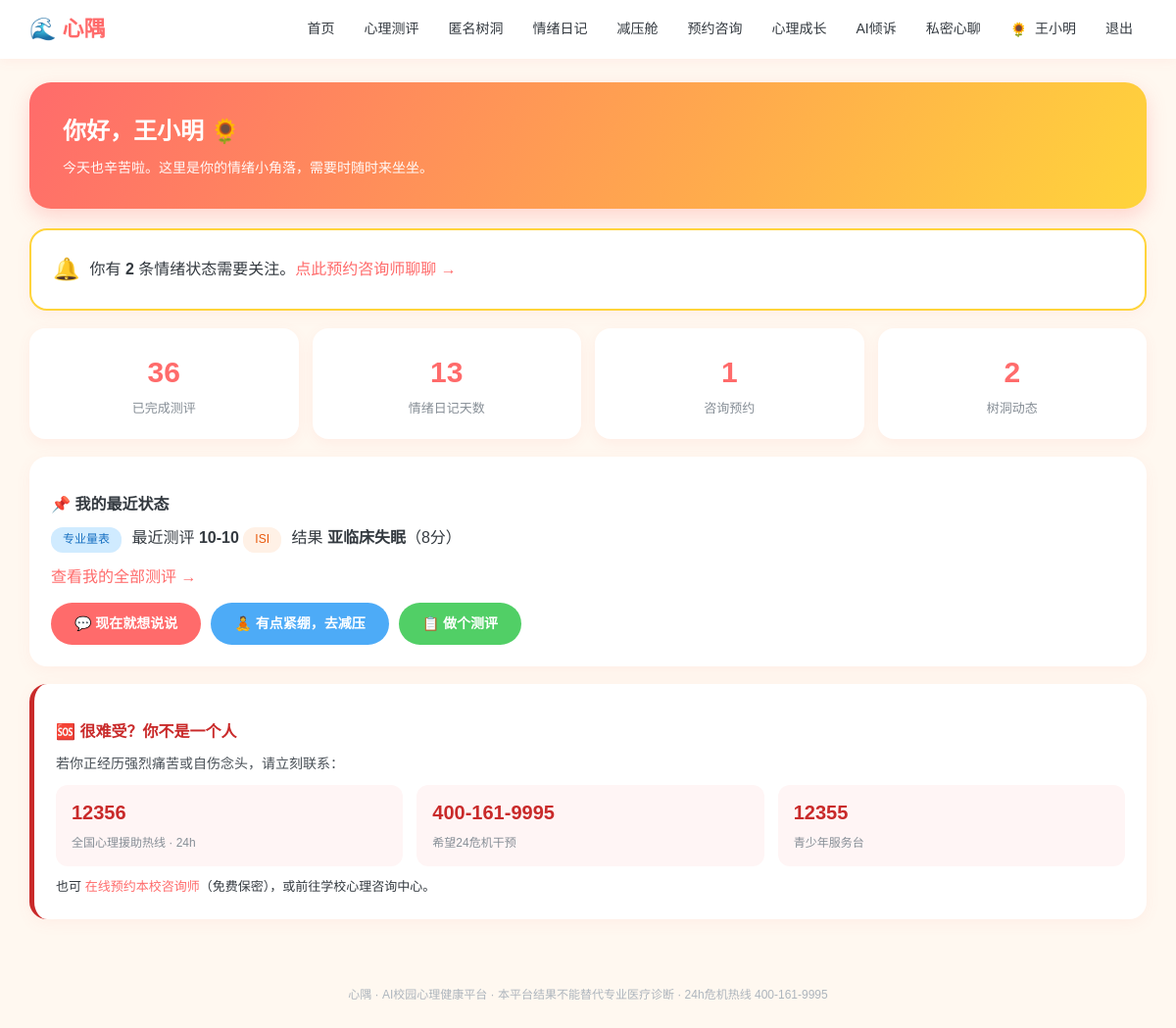
The page / (signed in) on the database as committed earlier.
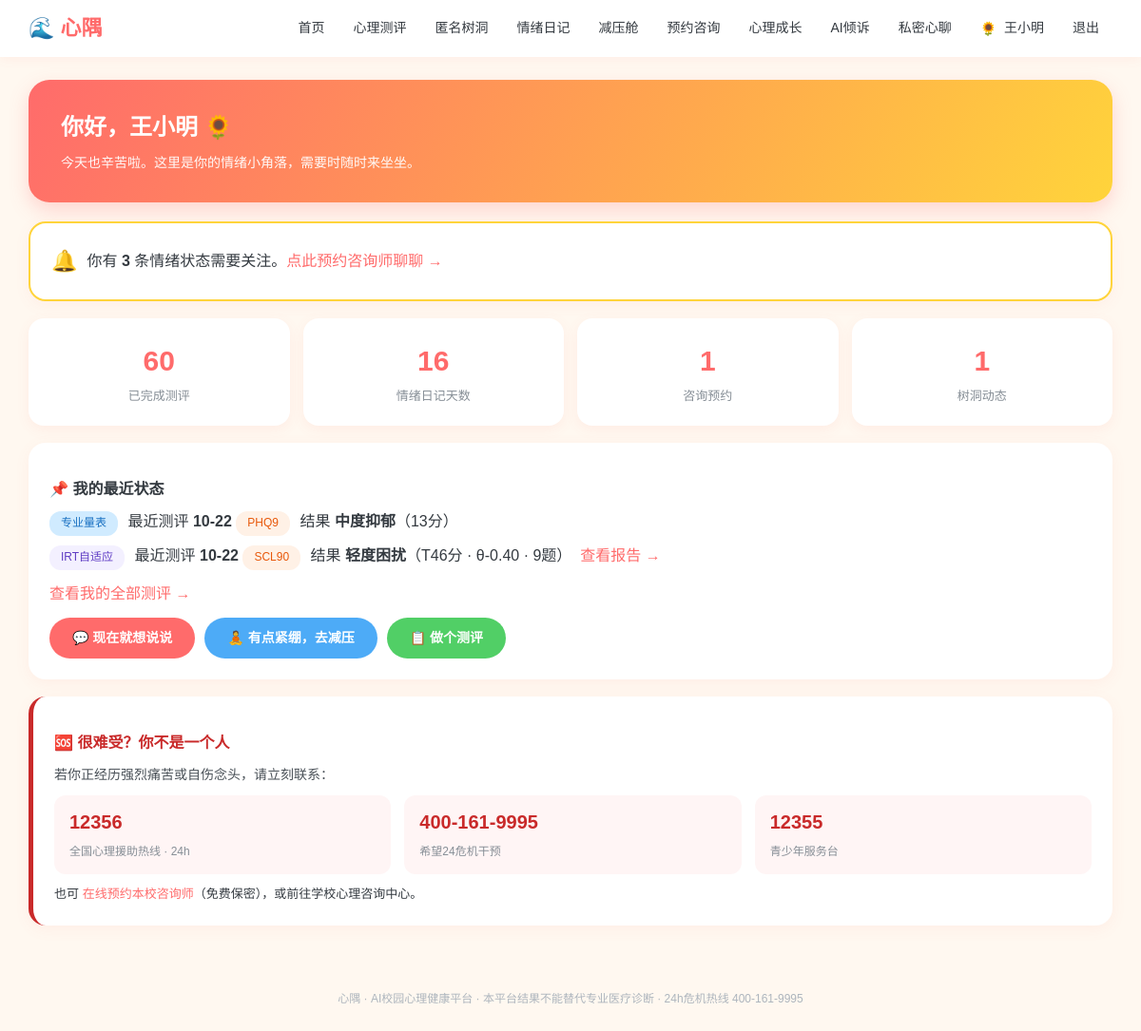
The same page on the database as committed later.
### models.py (models this page shows)
class Assessment(db.Model):
    __tablename__ = "assessments"
    id = db.Column(db.Integer, primary_key=True)
    user_id = db.Column(db.Integer, db.ForeignKey("users.id"))
    scale_code = db.Column(db.String(32))
    answers = db.Column(db.Text)
    score = db.Column(db.Integer, default=0)
    level = db.Column(db.String(32), default="")
    advice = db.Column(db.Text, default="")
    created_at = db.Column(db.DateTime, default=datetime.now)

class IRTTest(db.Model):
    __tablename__ = "irt_tests"
    id = db.Column(db.Integer, primary_key=True)
    user_id = db.Column(db.Integer, db.ForeignKey("users.id"))
    scale_code = db.Column(db.String(16))           #scl90/sas/sds
    theta = db.Column(db.Float, default=0.0)       #最终潜变量估计
    se = db.Column(db.Float, default=1.0)         #测量标准误
    t_score = db.Column(db.Integer, default=50)    #T分
    level = db.Column(db.String(32), default="")   #风险等级
    n_items = db.Column(db.Integer, default=0)      #实际作答题数
    responses = db.Column(db.Text, default="")
    dims = db.Column(db.Text, default="")
    created_at = db.Column(db.DateTime, default=datetime.now)

### app.py (the view)
@app.route("/")
@login_required()
def index(u):
    if u.role == "counselor":
        return redirect(url_for("teacher_home"))
    latest = Assessment.query.filter_by(user_id=u.id).order_by(Assessment.created_at.desc()).first()
    latest_irt = IRTTest.query.filter_by(user_id=u.id).order_by(IRTTest.created_at.desc()).first()
    open_alerts = Alert.query.filter_by(user_id=u.id, status="open").count()
    stats = {"assess_cnt": Assessment.query.filter_by(user_id=u.id).count()+IRTTest.query.filter_by(user_id=u.id).count(),
        "mood_cnt": MoodDiary.query.filter_by(user_id=u.id).count(),"booking_cnt": Appointment.query.filter_by(student_id=u.id).count(),
        "post_cnt": TreePost.query.filter_by(user_id=u.id).count(),}
    return render_template("index.html", u=u, latest=latest, latest_irt=latest_irt,open_alerts=open_alerts, **stats)

### app.py (called while the page is built)
def login_required(role=None):
    def decor(f):
        @wraps(f)
        def wrapper(*args,**kwargs):
            uid = session.get("uid")
            if not uid:
                return redirect(url_for("login", next=request.path))
            u = db.session.get(User, uid)
            if not u:
                session.clear()
                return redirect(url_for("login"))
            if not u.profile_completed and request.endpoint not in (
                    "profile", "logout", "static", "avatar_upload"):
                flash("首次登录请先完善你的基本信息", "warn")
                return redirect(url_for("profile"))
            if role and u.role != role:
                flash("该页面需要相应权限", "warn")
                return redirect(url_for("index"))
            return f(u, *args, **kwargs)
        return wrapper
    return decor

### templates/index.html (shortened to what this page needs)
{% extends "base.html" %}
{% block body %}
<div class="hero-banner">
  <h1>你好，{{ u.real_name or u.username }} {{ u.avatar or '🌻' }}</h1>
  <p>今天也辛苦啦。这里是你的情绪小角落，需要时随时来坐坐。</p>
</div>
{% if open_alerts %}
<div class="card" style="border:2px solid #ffd43b;display:flex;align-items:center;gap:10px">
  <span style="font-size:22px">🔔</span>
  <div>你有 <b>{{ open_alerts }}</b> 条情绪状态需要关注。<a href="{{ url_for('booking') }}">点此预约咨询师聊聊 →</a></div>
</div>
{% endif %}
<div class="home-stats">
  <a class="hstat" href="{{ url_for('history') }}">
    <div class="hstat-n">{{ assess_cnt }}</div><div class="hstat-l">已完成测评</div>
  </a>
  <a class="hstat" href="{{ url_for('mood') }}">
    <div class="hstat-n">{{ mood_cnt }}</div><div class="hstat-l">情绪日记天数</div>
  </a>
  <a class="hstat" href="{{ url_for('my_booking') }}">
    <div class="hstat-n">{{ booking_cnt }}</div><div class="hstat-l">咨询预约</div>
  </a>
  <a class="hstat" href="{{ url_for('treehole') }}">
    <div class="hstat-n">{{ post_cnt }}</div><div class="hstat-l">树洞动态</div>
  </a>
</div>
<div class="card">
  <h3>📌 我的最近状态</h3>
  {% if latest or latest_irt %}
  <div style="margin-top:8px;display:flex;flex-direction:column;gap:8px">
    {% if latest %}
    <p style="margin:0">
      <span class="tag tag-blue">专业量表</span>
      最近测评 <b>{{ latest.created_at.strftime('%m-%d') }}</b>
      <span class="tag">{{ latest.scale_code|upper }}</span>
      结果 <b>{{ latest.level }}</b>（{{ latest.score }}分）
    </p>
    {% endif %}
    {% if latest_irt %}
    <p style="margin:0">
      <span class="tag" style="background:#f3f0ff;color:#5f3dc4">IRT自适应</span>
      最近测评 <b>{{ latest_irt.created_at.strftime('%m-%d') }}</b>
      <span class="tag">{{ latest_irt.scale_code|upper }}</span>
      结果 <b>{{ latest_irt.level }}</b>（T{{ latest_irt.t_score }}分 · θ{{ '%+.2f'|format(latest_irt.theta) }} · {{ latest_irt.n_items }}题）
      &nbsp;<a href="{{ url_for('irt_result', tid=latest_irt.id) }}">查看报告 →</a>
    </p>
    {% endif %}
    <p style="margin:4px 0 0"><a href="{{ url_for('my_assessments') }}">查看我的全部测评 →</a></p>
  </div>
  {% else %}
  <p style="color:#868e96;margin-top:8px">还没有测评记录，<a href="{{ url_for('assessments') }}">做一次专业自评 →</a></p>
  {% endif %}
  <div style="margin-top:12px;display:flex;gap:10px;flex-wrap:wrap">
    <a class="btn" href="{{ url_for('chat') }}">💬 现在就想说说</a>
    <a class="btn btn-sky" href="{{ url_for('relax') }}">🧘 有点紧绷，去减压</a>
    <a class="btn btn-mint" href="{{ url_for('assessments') }}">📋 做个测评</a>
  </div>
</div>
<div class="card help-strip">
  <h3 style="color:#c92a2a">🆘 很难受？你不是一个人</h3>
  <p style="font-size:14px;color:#495057;margin:6px 0 10px">若你正经历强烈痛苦或自伤念头，请立刻联系：</p>
  <div class="hotline-row">
    <div class="hot"><b>12356</b><span>全国心理援助热线 · 24h</span></div>
    <div class="hot"><b>400-161-9995</b><span>希望24危机干预</span></div>
    <div class="hot"><b>12355</b><span>青少年服务台</span></div>
  </div>
  <p style="font-size:13px;margin-top:10px">
    也可 <a href="{{ url_for('booking') }}">在线预约本校咨询师</a>（免费保密），或前往学校心理咨询中心。
  </p>
</div>
{% endblock %}

Rows that differ between the two databases and show on the page:
no longer on this page (row unchanged): Assessment: created_at "10-10", scale_code "ISI", level "亚临床失眠", score "8"
added Assessment: created_at "10-22", scale_code "PHQ9", level "中度抑郁", score "13"
added IRTTest: created_at "10-22", scale_code "SCL90", level "轻度困扰", t_score "46", theta "-0.40", n_items "9"
Other text that changed with them:
{{ open_alerts }}: "2" → "3"
{{ assess_cnt }}: "36" → "60"
{{ mood_cnt }}: "13" → "16"
{{ post_cnt }}: "2" → "1"
text now shown: "IRT自适应 最近测评 结果 （T 分 · θ · 题） 查看报告 →"
